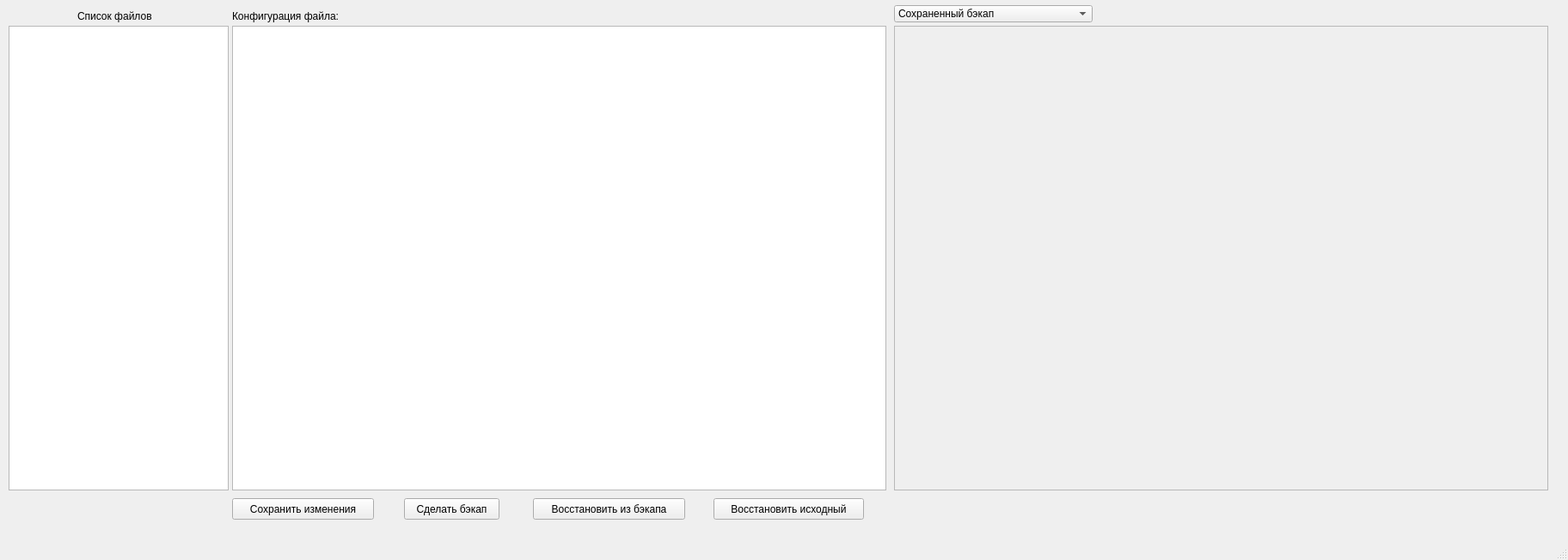
<?xml version="1.0" encoding="UTF-8"?>
<ui version="4.0">
 <class>MainWindow</class>
 <widget class="QMainWindow" name="MainWindow">
  <property name="geometry">
   <rect>
    <x>0</x>
    <y>0</y>
    <width>1824</width>
    <height>652</height>
   </rect>
  </property>
  <property name="windowTitle">
   <string>Harpoon</string>
  </property>
  <property name="windowIcon">
   <iconset>
    <normaloff>pics/2332239.png</normaloff>pics/2332239.png</iconset>
  </property>
  <property name="windowOpacity">
   <double>1.000000000000000</double>
  </property>
  <widget class="QWidget" name="centralwidget">
   <widget class="QListView" name="lvDir">
    <property name="geometry">
     <rect>
      <x>10</x>
      <y>30</y>
      <width>256</width>
      <height>541</height>
     </rect>
    </property>
    <property name="inputMethodHints">
     <set>Qt::ImhNone</set>
    </property>
    <property name="editTriggers">
     <set>QAbstractItemView::EditKeyPressed|QAbstractItemView::SelectedClicked</set>
    </property>
   </widget>
   <widget class="QPushButton" name="pushButton">
    <property name="geometry">
     <rect>
      <x>270</x>
      <y>580</y>
      <width>165</width>
      <height>25</height>
     </rect>
    </property>
    <property name="text">
     <string>Сохранить изменения</string>
    </property>
   </widget>
   <widget class="QTextEdit" name="settings">
    <property name="geometry">
     <rect>
      <x>270</x>
      <y>30</y>
      <width>761</width>
      <height>541</height>
     </rect>
    </property>
   </widget>
   <widget class="QPushButton" name="saveBackup">
    <property name="geometry">
     <rect>
      <x>470</x>
      <y>580</y>
      <width>111</width>
      <height>25</height>
     </rect>
    </property>
    <property name="text">
     <string>Сделать бэкап</string>
    </property>
   </widget>
   <widget class="QPushButton" name="pushButton_3">
    <property name="geometry">
     <rect>
      <x>620</x>
      <y>580</y>
      <width>177</width>
      <height>25</height>
     </rect>
    </property>
    <property name="text">
     <string>Восстановить из бэкапа</string>
    </property>
   </widget>
   <widget class="QPushButton" name="pushButton_4">
    <property name="geometry">
     <rect>
      <x>830</x>
      <y>580</y>
      <width>175</width>
      <height>25</height>
     </rect>
    </property>
    <property name="text">
     <string>Восстановить исходный</string>
    </property>
   </widget>
   <widget class="QLabel" name="currentConf">
    <property name="geometry">
     <rect>
      <x>450</x>
      <y>10</y>
      <width>271</width>
      <height>17</height>
     </rect>
    </property>
    <property name="text">
     <string/>
    </property>
   </widget>
   <widget class="QLabel" name="label">
    <property name="geometry">
     <rect>
      <x>90</x>
      <y>10</y>
      <width>109</width>
      <height>17</height>
     </rect>
    </property>
    <property name="text">
     <string>Список файлов</string>
    </property>
   </widget>
   <widget class="QLabel" name="label_2">
    <property name="geometry">
     <rect>
      <x>270</x>
      <y>10</y>
      <width>157</width>
      <height>17</height>
     </rect>
    </property>
    <property name="text">
     <string>Конфигурация файла:</string>
    </property>
   </widget>
   <widget class="QComboBox" name="comboBox">
    <property name="geometry">
     <rect>
      <x>1040</x>
      <y>6</y>
      <width>231</width>
      <height>20</height>
     </rect>
    </property>
    <item>
     <property name="text">
      <string>Сохраненный бэкап</string>
     </property>
    </item>
    <item>
     <property name="text">
      <string>Сохраненный исходник</string>
     </property>
    </item>
   </widget>
   <widget class="QTextEdit" name="settings_2">
    <property name="enabled">
     <bool>false</bool>
    </property>
    <property name="geometry">
     <rect>
      <x>1040</x>
      <y>30</y>
      <width>761</width>
      <height>541</height>
     </rect>
    </property>
   </widget>
  </widget>
  <widget class="QStatusBar" name="statusbar"/>
  <widget class="QMenuBar" name="menubar">
   <property name="geometry">
    <rect>
     <x>0</x>
     <y>0</y>
     <width>1824</width>
     <height>19</height>
    </rect>
   </property>
  </widget>
  <action name="action">
   <property name="text">
    <string>Настройка директорий...</string>
   </property>
  </action>
  <action name="action_2">
   <property name="text">
    <string>Изменить директорию для хранения исходных файлов...</string>
   </property>
  </action>
 </widget>
 <resources/>
 <connections/>
</ui>
